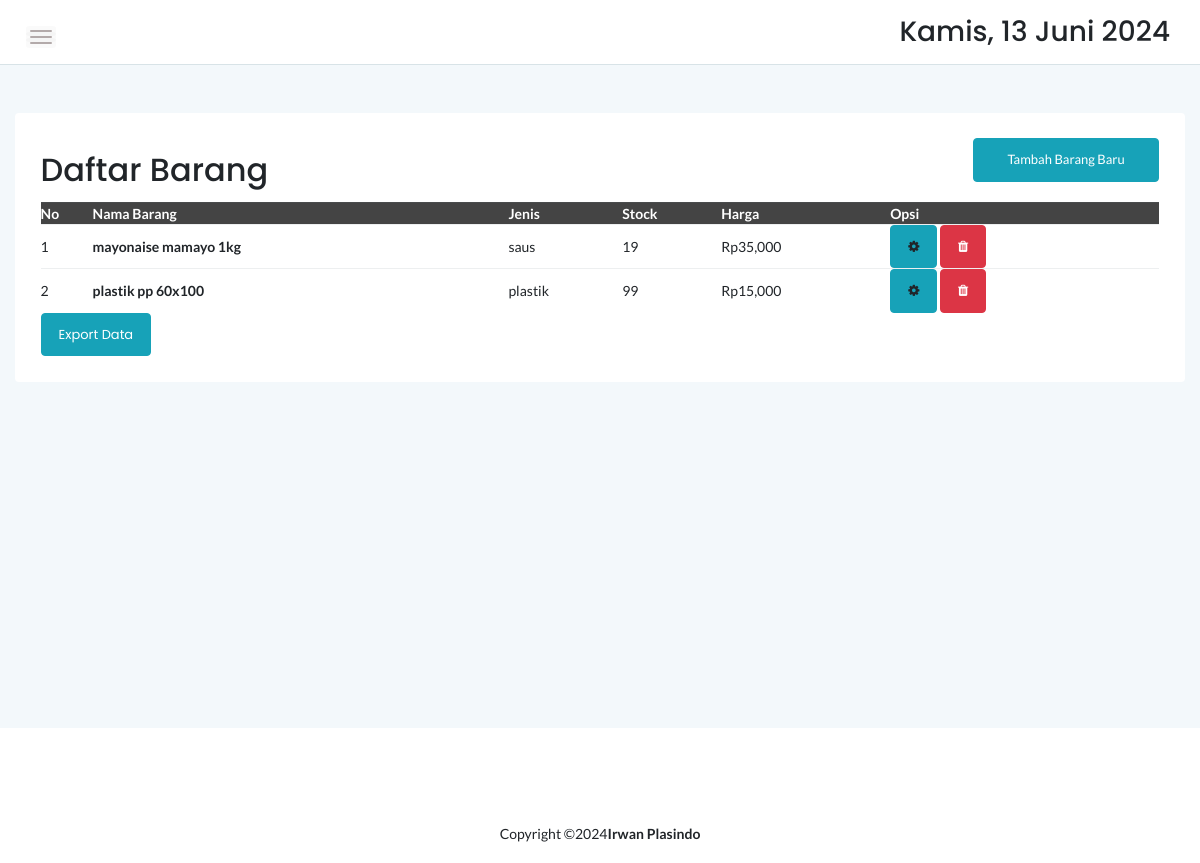
/stock/stock.php (signed in), run on the app's committed database.
### tables this page shows
CREATE TABLE `stock_brg` (
  `id` int(11) NOT NULL,
  `nama` varchar(55) NOT NULL,
  `jenis` varchar(30) NOT NULL,
  `stock` int(12) NOT NULL,
  `harga` int(11) NOT NULL
);

### stock/stock.php (the view, shortened to what this page needs)
<?php
	include '../dbconnect.php';
	?>
<!doctype html>
<html class="no-js" lang="en">
<head>
    <link rel="stylesheet" href="assets/css/bootstrap.min.css">
    <link rel="stylesheet" href="assets/css/font-awesome.min.css">
    <link rel="stylesheet" href="assets/css/themify-icons.css">
    <link rel="stylesheet" href="assets/css/metisMenu.css">
    <link rel="stylesheet" href="assets/css/owl.carousel.min.css">
    <link rel="stylesheet" href="assets/css/slicknav.min.css">
    <link rel="stylesheet" href="https://www.amcharts.com/lib/3/plugins/export/export.css" type="text/css" media="all" />
	<link rel="stylesheet" type="text/css" href="https://cdn.datatables.net/1.10.20/css/jquery.dataTables.min.css">
    <link rel="stylesheet" type="text/css" href="https://cdn.datatables.net/1.10.20/css/jquery.dataTables.css">
    <link rel="stylesheet" type="text/css" href="https://cdn.datatables.net/1.10.20/css/dataTables.bootstrap4.min.css">
    <link rel="stylesheet" type="text/css" href="https://cdn.datatables.net/responsive/2.2.3/css/responsive.bootstrap.min.css">
    <link rel="stylesheet" type="text/css" href="https://cdn.datatables.net/responsive/2.2.3/css/responsive.jqueryui.min.css">
	<link rel="stylesheet" type="text/css" href="https://cdn.datatables.net/buttons/1.5.2/css/buttons.dataTables.min.css">
    <link rel="stylesheet" href="assets/css/typography.css">
    <link rel="stylesheet" href="assets/css/default-css.css">
    <link rel="stylesheet" href="assets/css/styles.css">
    <link rel="stylesheet" href="assets/css/responsive.css">
</head>
<body>
    <div class="page-container">
        <div class="main-content">
            <div class="header-area">
                <div class="row align-items-center">
                    <div class="col-md-6 col-sm-8 clearfix">
                        <div class="nav-btn pull-left">
                            <span></span>
                            <span></span>
                            <span></span>
                        </div>
                    </div>
                    <div class="col-md-6 col-sm-4 clearfix">
                        <ul class="notification-area pull-right">
                            <li><h3><div class="date">
						</b></div></h3>
						</li>
                        </ul>
                    </div>
                </div>
            </div>
            <div class="main-content-inner">
                <div class="row mt-5 mb-5">
                    <div class="col-12">
                        <div class="card">
                            <div class="card-body">
                                <div class="d-sm-flex justify-content-between align-items-center">
									<h2>Daftar Barang</h2>
									<button style="margin-bottom:20px" data-toggle="modal" data-target="#myModal" class="btn btn-info col-md-2">Tambah Barang Baru</button>
                                </div>
                                    <div class="data-tables datatable-dark">
										 <table id="dataTable3" class="display" style="width:100%"><thead class="thead-dark">
											<tr>
												<th>No</th>
												<th>Nama Barang</th>
												<th>Jenis</th>
												<th>Stock</th>
												<th>Harga</th>
												<th>Opsi</th>
											</tr></thead><tbody>
											<?php
											$brgs=mysqli_query($conn,"SELECT * from stock_brg order by nama ASC");
											$no=1;
											while($p=mysqli_fetch_array($brgs)){
											$idbrg = $p['id'];
												?>
												<tr>
													<td><?php echo $no++ ?></td>
													<td><strong><?php echo $p['nama'] ?></strong></td>
													<td><?php echo $p['jenis'] ?></td>
													<td><?php echo number_format($p['stock']) ?></td>
													<td>Rp<?php echo number_format($p['harga']) ?></td>
													<td>
													<form method="post">
													<a class="btn btn-info" data-toggle="modal" data-target="#barang<?php echo $idbrg ?>"><div class="icon"><i class="fa fa-cog"></i></div></a>
													<button name="delete" type="submit" class="btn btn-danger" alt="Delete"><div class="icon"><i class="fa fa-trash"></i></div></button>
													</form>
													</td>
												</tr>
												<?php
											}
											?>
										</tbody>
										</table>
                                    </div>
									<a href="datastock.php" target="_blank" class="btn btn-info">Export Data</a>
                                </div>
                            </div>
                        </div>
                    </div>
                </div>
            </div>
        </div>
        <footer>
            <div class="footer-area">
                Copyright &copy;<script>document.write(new Date().getFullYear());</script><b>Irwan Plasindo</b></a>
            </div>
        </footer>
</body>
</html>

### stock/assets/css/typography.css (style rules this page uses)
body { font-size: 14px; font-family: 'Lato', sans-serif; }
h1, h2, h3, h4, h5, h6 { margin: 0; font-family: 'Poppins', sans-serif; }
a, a:visited { text-decoration: none; transition: all 0.3s ease-in-out; -webkit-transition: all 0.3s ease-in-out; -moz-transition: all 0.3s ease-in-out; -o-transition: all 0.3s ease-in-out; outline: 0; font-family: 'Poppins', sans-serif; }
ul, ol { margin-bottom: 0px; margin-top: 0px; padding: 0; }
ul { margin: 0; list-style-type: none; }
button { cursor: pointer; outline: none!important; letter-spacing: 0; }

### stock/assets/css/default-css.css (style rules this page uses)
* { margin: 0; padding: 0; box-sizing: border-box; }
*, *:before, *:after { -moz-box-sizing: border-box; -webkit-box-sizing: border-box; box-sizing: border-box; }
html { -webkit-font-smoothing: antialiased; }
body { background: #fff; font-weight: normal; -webkit-font-smoothing: antialiased; -webkit-text-size-adjust: 100%; }
:root { --primary-color: #4336FB; }

### stock/assets/css/styles.css (style rules this page uses)
.page-container { width: 100%; height: 100%; min-height: 100vh; padding-left: 280px; -webkit-transition: padding-left 0.3s ease 0s; transition: padding-left 0.3s ease 0s; }
.card { border: none; border-radius: 4px; background-color: #fff; -webkit-transition: all 0.3s ease 0s; transition: all 0.3s ease 0s; }
.card-body { padding: 25.6px; padding: 1.6rem; }
.main-content { width: 100%; background: #F3F8FB; }
.main-content-inner { padding: 0 30px 50px; }
.header-area { padding: 15px 30px; background: #fff; border-bottom: 1px solid #d8e3e7; }
.nav-btn { margin-right: 30px; margin-top: 10px; cursor: pointer; }
.nav-btn span { display: block; width: 22px; height: 2px; background: #b3aaaa; margin: 4px 0; border-radius: 15px; -webkit-transition: all 0.3s ease 0s; transition: all 0.3s ease 0s; box-shadow: 0 0 0 4px rgba(99, 96, 96, 0.03); }
.notification-area { -webkit-user-select: none; -moz-user-select: none; -ms-user-select: none; user-select: none; position: relative; z-index: 1; }
.notification-area li { display: inline-block; margin-left: 20px; cursor: pointer; -webkit-user-select: none; -moz-user-select: none; -ms-user-select: none; user-select: none; }
.footer-area { text-align: center; padding: 23px 0 19px; background: #fff; }
.btn { padding: 11px 17px; font-size: 13px; letter-spacing: 0; }
table tr th { border-bottom: none; }
table tr th, table tr td { border-top: 1px solid rgba(120, 130, 140, 0.13) !important; }
.datatable-dark thead { background: #444; color: #fff; }

### stock/assets/css/responsive.css (style rules this page uses)
@media (min-width: 1200px) and (max-width: 1364px) { .main-content-inner { padding: 0 15px 50px; } }
@media (min-width: 1200px) and (max-width: 1364px) { .page-container, .sbar_collapsed.page-container { padding-left: 0; } }

### data on the page
stock_brg: nama "mayonaise mamayo 1kg", jenis "saus", stock "19", harga "35,000"
stock_brg: nama "plastik pp 60x100", jenis "plastik", stock "99", harga "15,000"
